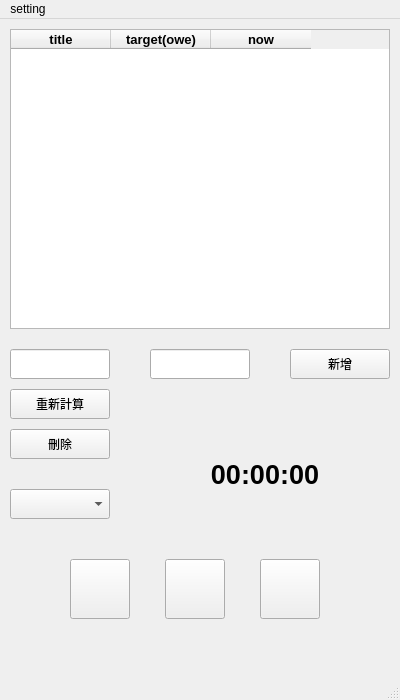
<?xml version="1.0" encoding="UTF-8"?>
<ui version="4.0">
 <class>MainWindow</class>
 <widget class="QMainWindow" name="MainWindow">
  <property name="geometry">
   <rect>
    <x>0</x>
    <y>0</y>
    <width>400</width>
    <height>700</height>
   </rect>
  </property>
  <property name="maximumSize">
   <size>
    <width>400</width>
    <height>700</height>
   </size>
  </property>
  <property name="windowTitle">
   <string>MainWindow</string>
  </property>
  <widget class="QWidget" name="centralwidget">
   <widget class="QLineEdit" name="title_lineEdit">
    <property name="geometry">
     <rect>
      <x>10</x>
      <y>330</y>
      <width>100</width>
      <height>30</height>
     </rect>
    </property>
   </widget>
   <widget class="QLineEdit" name="time_lineEdit">
    <property name="geometry">
     <rect>
      <x>150</x>
      <y>330</y>
      <width>100</width>
      <height>30</height>
     </rect>
    </property>
   </widget>
   <widget class="QPushButton" name="add_btn">
    <property name="geometry">
     <rect>
      <x>290</x>
      <y>330</y>
      <width>100</width>
      <height>30</height>
     </rect>
    </property>
    <property name="text">
     <string>新增</string>
    </property>
   </widget>
   <widget class="QLabel" name="time_label">
    <property name="geometry">
     <rect>
      <x>200</x>
      <y>430</y>
      <width>130</width>
      <height>50</height>
     </rect>
    </property>
    <property name="font">
     <font>
      <pointsize>20</pointsize>
      <weight>75</weight>
      <bold>true</bold>
     </font>
    </property>
    <property name="text">
     <string>00:00:00</string>
    </property>
    <property name="alignment">
     <set>Qt::AlignCenter</set>
    </property>
   </widget>
   <widget class="QPushButton" name="play_btn">
    <property name="geometry">
     <rect>
      <x>260</x>
      <y>540</y>
      <width>60</width>
      <height>60</height>
     </rect>
    </property>
    <property name="text">
     <string/>
    </property>
   </widget>
   <widget class="QPushButton" name="pause_btn">
    <property name="geometry">
     <rect>
      <x>70</x>
      <y>540</y>
      <width>60</width>
      <height>60</height>
     </rect>
    </property>
    <property name="text">
     <string/>
    </property>
   </widget>
   <widget class="QComboBox" name="comboBox">
    <property name="geometry">
     <rect>
      <x>10</x>
      <y>470</y>
      <width>100</width>
      <height>30</height>
     </rect>
    </property>
    <property name="font">
     <font>
      <pointsize>10</pointsize>
      <weight>75</weight>
      <bold>true</bold>
     </font>
    </property>
   </widget>
   <widget class="QTableWidget" name="tableWidget">
    <property name="geometry">
     <rect>
      <x>10</x>
      <y>10</y>
      <width>380</width>
      <height>300</height>
     </rect>
    </property>
    <property name="sizePolicy">
     <sizepolicy hsizetype="Fixed" vsizetype="Fixed">
      <horstretch>0</horstretch>
      <verstretch>0</verstretch>
     </sizepolicy>
    </property>
    <property name="font">
     <font>
      <pointsize>10</pointsize>
      <weight>75</weight>
      <bold>true</bold>
     </font>
    </property>
    <property name="verticalScrollBarPolicy">
     <enum>Qt::ScrollBarAsNeeded</enum>
    </property>
    <property name="horizontalScrollBarPolicy">
     <enum>Qt::ScrollBarAsNeeded</enum>
    </property>
    <property name="autoScroll">
     <bool>false</bool>
    </property>
    <property name="editTriggers">
     <set>QAbstractItemView::NoEditTriggers</set>
    </property>
    <property name="selectionMode">
     <enum>QAbstractItemView::SingleSelection</enum>
    </property>
    <property name="selectionBehavior">
     <enum>QAbstractItemView::SelectRows</enum>
    </property>
    <property name="textElideMode">
     <enum>Qt::ElideRight</enum>
    </property>
    <attribute name="horizontalHeaderCascadingSectionResizes">
     <bool>false</bool>
    </attribute>
    <attribute name="horizontalHeaderStretchLastSection">
     <bool>false</bool>
    </attribute>
    <attribute name="verticalHeaderCascadingSectionResizes">
     <bool>false</bool>
    </attribute>
    <attribute name="verticalHeaderStretchLastSection">
     <bool>false</bool>
    </attribute>
    <column>
     <property name="text">
      <string>title</string>
     </property>
    </column>
    <column>
     <property name="text">
      <string>target(owe)</string>
     </property>
    </column>
    <column>
     <property name="text">
      <string>now</string>
     </property>
    </column>
   </widget>
   <widget class="QPushButton" name="delete_btn">
    <property name="geometry">
     <rect>
      <x>10</x>
      <y>410</y>
      <width>100</width>
      <height>30</height>
     </rect>
    </property>
    <property name="text">
     <string>刪除</string>
    </property>
   </widget>
   <widget class="QPushButton" name="stop_btn">
    <property name="geometry">
     <rect>
      <x>165</x>
      <y>540</y>
      <width>60</width>
      <height>60</height>
     </rect>
    </property>
    <property name="text">
     <string/>
    </property>
   </widget>
   <widget class="QPushButton" name="reset_btn">
    <property name="geometry">
     <rect>
      <x>10</x>
      <y>370</y>
      <width>100</width>
      <height>30</height>
     </rect>
    </property>
    <property name="text">
     <string>重新計算</string>
    </property>
   </widget>
  </widget>
  <widget class="QMenuBar" name="menubar">
   <property name="geometry">
    <rect>
     <x>0</x>
     <y>0</y>
     <width>400</width>
     <height>25</height>
    </rect>
   </property>
   <widget class="QMenu" name="menusetting">
    <property name="title">
     <string>setting</string>
    </property>
    <addaction name="actiontest"/>
   </widget>
   <addaction name="menusetting"/>
  </widget>
  <widget class="QStatusBar" name="statusbar"/>
  <action name="actiontest">
   <property name="text">
    <string>test</string>
   </property>
  </action>
 </widget>
 <resources/>
 <connections/>
</ui>
